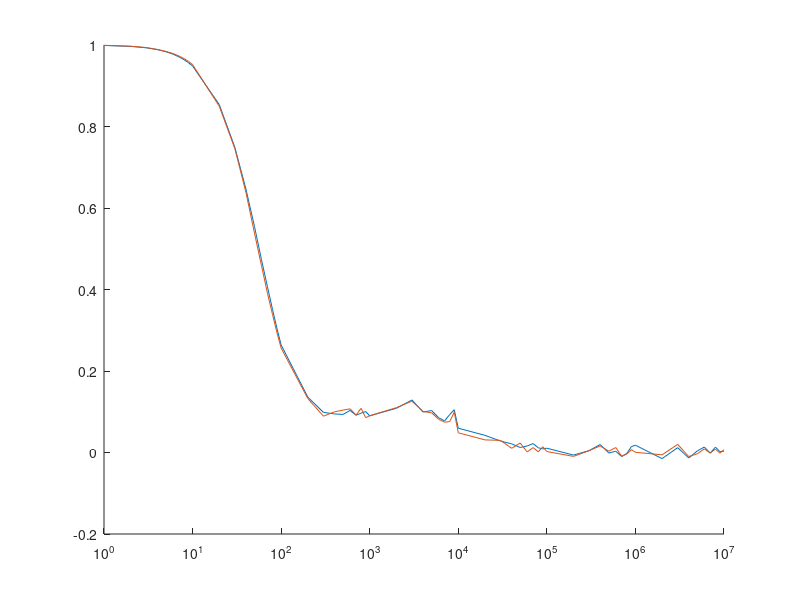

The MATLAB script that drew this image:
clear
close all


load('tcorr_CG_vo_py_0.5.mat')

%%
figure
hold on

% plot(t,C_0./Var_s)
% plot(t,C_1./Var_s)
plot(t,C_0./C_0(1))
plot(t,C_1./C_1(1))

set(gca, 'XScale', 'log')